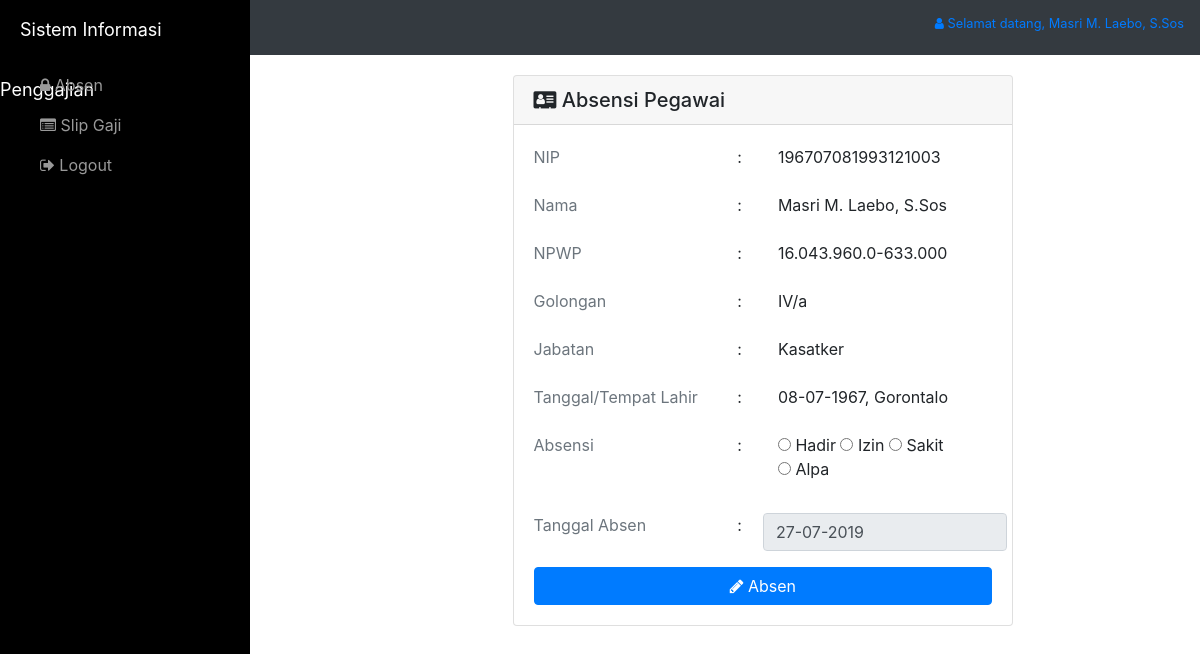
Page /?pg=absen (signed in) on the committed database.
### tables this page shows
CREATE TABLE `pegawai` (
  `nip` char(25) NOT NULL,
  `nama` varchar(100) NOT NULL,
  `tmptlhr` varchar(100) NOT NULL,
  `tgllhr` date NOT NULL,
  `jabatan` varchar(100) NOT NULL,
  `status` enum('y','n') NOT NULL,
  `anak` char(15) NOT NULL,
  `npwp` varchar(25) NOT NULL,
  `id_gol` varchar(10) NOT NULL
);

CREATE TABLE `golongan` (
  `id_gol` int(5) NOT NULL,
  `golongan` varchar(30) NOT NULL,
  `gaji_pokok` char(20) NOT NULL,
  `tunj_ismi` char(20) NOT NULL,
  `tunj_anak` char(20) NOT NULL,
  `tunj_eselon` char(20) NOT NULL,
  `tunj_beras` char(20) NOT NULL,
  `tunj_bpjs` char(20) NOT NULL,
  `pembulatan` char(10) NOT NULL,
  `pot_bpjs` char(20) NOT NULL,
  `pot_iwp2` char(10) NOT NULL,
  `pot_iwp8` char(10) NOT NULL,
  `pot_taperum` char(10) NOT NULL
);

### halaman/absen/absenpeg2.php (the view, shortened to what this page needs)
<?php
$t = date('Y-m-d');
$que = mysql_query("SELECT * FROM absen WHERE nip='$id1' and tglabsen='$t'");
$k = mysql_num_rows($que);
$sql = mysql_query("SELECT * FROM pegawai a, golongan b WHERE a.id_gol=b.id_gol and a.nip='$id1'");
$q = mysql_fetch_assoc($sql);
?>
<div class="col-md-7 offset-md-3">
	<div class="card">
		<h5 class="card-header"><i class="fa fa-address-card"></i> Absensi Pegawai</h5>
		<div class="card-body">
			<div class="form-group row">
				<label class="col-md-5 text-muted">NIP</label>
				<span class="col-md-1">:</span>
				<div class="font-weight-normal col-md-6"><?php echo $q['nip'];?></div>
			</div>
			<div class="form-group row">
				<label class="col-md-5 text-muted">Nama</label>
				<span class="col-md-1">:</span>
				<div class="font-weight-normal col-md-6"><?php echo ucwords($q['nama']);?></div>
			</div>
			<div class="form-group row">
				<label class="col-md-5 text-muted">NPWP</label>
				<span class="col-md-1">:</span>
				<div class="font-weight-normal col-md-6"><?php echo $q['npwp'];?></div>
			</div>
			<div class="form-group row">
				<label class="col-md-5 text-muted">Golongan</label>
				<span class="col-md-1">:</span>
				<div class="font-weight-normal col-md-6"><?php echo $q['golongan'];?></div>
			</div>
			<div class="form-group row">
				<label class="col-md-5 text-muted">Jabatan</label>
				<span class="col-md-1">:</span>
				<div class="font-weight-normal col-md-6"><?php echo ucfirst($q['jabatan']);?></div>
			</div>
			<div class="form-group row">
				<label class="col-md-5 text-muted">Tanggal/Tempat Lahir</label>
				<span class="col-md-1">:</span>
				<div class="font-weight-normal col-md-6"><?php echo date('d-m-Y', strtotime($q['tgllhr'])).", ". ucfirst($q['tmptlhr']);?></div>
			</div>
			<form action="?pg=proses&mod=absensi" method="POST">
				<div class="form-group row">
					<label class="col-md-5 <?php echo (!empty($_SESSION['error']['absen']) ? 'text-danger' : 'text-muted');?>">Absensi</label>
					<span class="col-md-1">:</span>
					<div class="font-weight-normal col-md-6">
						<div class="form-group">
							<label class="form-check-label"><input type="radio" name="absen" class="form-check-control" value="h" <?php echo ($_SESSION['value']['absen']=='h') ? 'checked' : '';?>> Hadir</label>
							<label class="form-check-label"><input type="radio" name="absen" class="form-check-control" value="i" <?php echo ($_SESSION['value']['absen']=='i') ? 'checked' : '';?>> Izin</label>
							<label class="form-check-label"><input type="radio" name="absen" class="form-check-control" value="s" <?php echo ($_SESSION['value']['absen']=='s') ? 'checked' : '';?>> Sakit</label>
							<label class="form-check-label"><input type="radio" name="absen" class="form-check-control" value="a" <?php echo ($_SESSION['value']['absen']=='a') ? 'checked' : '';?>> Alpa</label>
						</div>
					</div>
				</div>
				<div class="form-group row">
					<label class="col-md-5 <?php echo (!empty($_SESSION['error']['tgl']) ? 'text-danger' : 'text-muted');?>">Tanggal Absen</label>
					<span class="col-md-1">:</span>
					<input type="text" name="tgl" value="<?php echo date('d-m-Y');?>" class="form-control col-md-6" readonly>
				</div>
				<button class="btn btn-primary btn-block" name="klik" type="submit" <?php echo ($k > 0) ? 'disabled' : '';?>><i class="fa fa-pencil"></i> Absen</button>
			</form>
		</div>
	</div>
</div>

### css/simple-sidebar.css (style rules this page uses)
body { overflow-x: hidden; }

### rows in the picture
pegawai: nip "196707081993121003", nama "Masri M. Laebo, S.Sos", npwp "16.043.960.0-633.000", id_gol.golongan "IV/a", jabatan "Kasatker", tgllhr "08-07-1967", tmptlhr "Gorontalo"

### other values in the picture
$_SESSION['nama'] "Masri M. Laebo, S.Sos"
